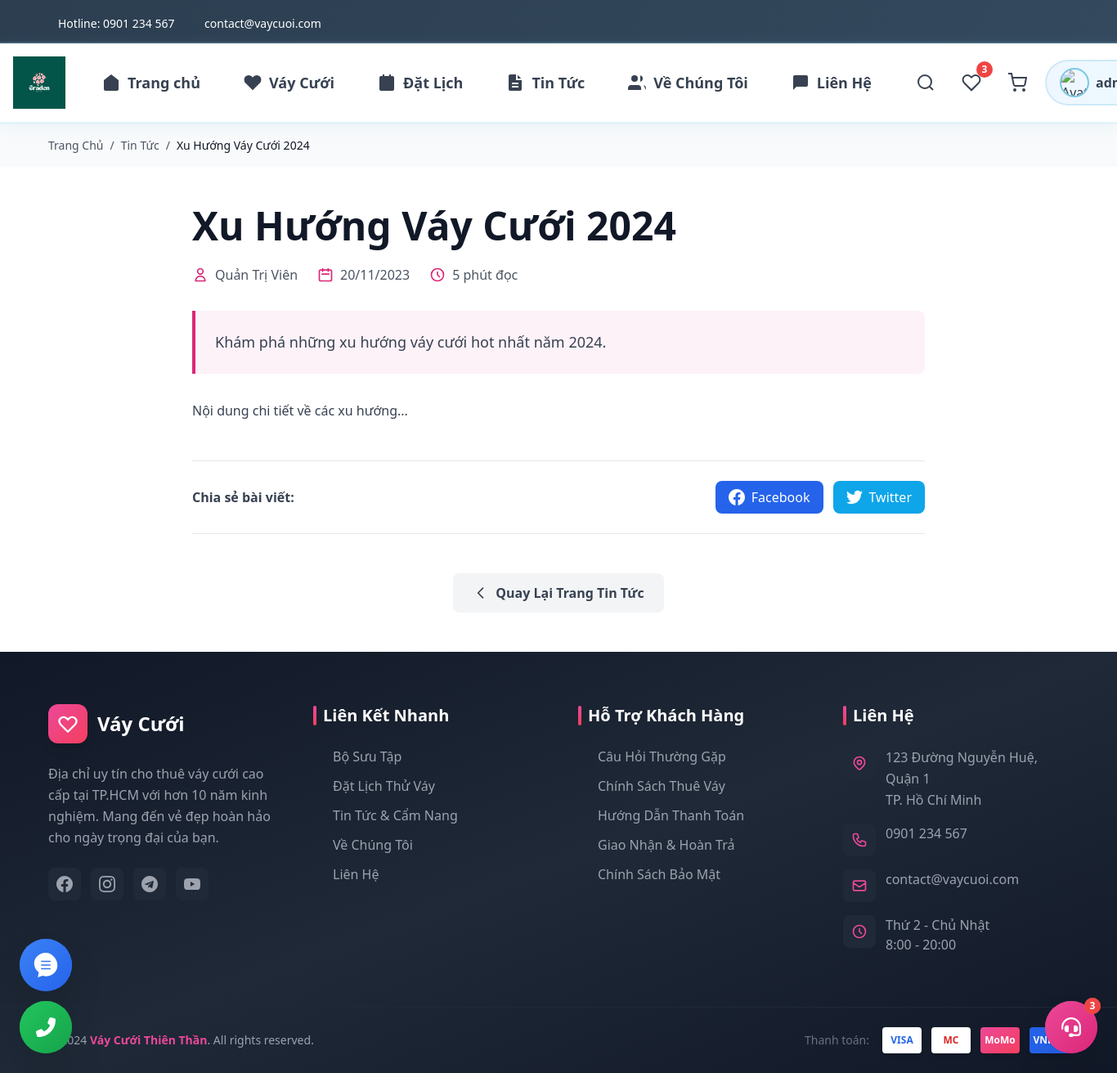
/blog-detail.php?slug=xu-huong-vay-cuoi-2024 (signed in), run on the app's committed database.
### tables this page shows
CREATE TABLE tin_tuc_cuoi_hoi (
   id BIGINT AUTO_INCREMENT PRIMARY KEY,
   admin_id INT NULL,
   title VARCHAR(300) NOT NULL,
   slug VARCHAR(300) NOT NULL UNIQUE,
   summary TEXT,
   content LONGTEXT,
   cover_image VARCHAR(1024),
   published_at DATETIME NULL,
   status ENUM('draft','published','archived') DEFAULT 'draft',
   created_at TIMESTAMP DEFAULT CURRENT_TIMESTAMP,
   FOREIGN KEY (admin_id) REFERENCES admin(id) ON DELETE SET NULL,
   INDEX idx_status_pub (status, published_at)  
);

### includes/config.php (called while the page is built, shortened)
<?php
function sanitizeInput($data) {
    $data = trim($data);
    $data = stripslashes($data);
    $data = htmlspecialchars($data);
    return $data;
}
?>

### blog-detail.php (the view, shortened to what this page needs)
<?php
require_once 'includes/config.php';
$slug = isset($_GET['slug']) ? sanitizeInput($_GET['slug']) : '';
$sql = "SELECT t.*, a.full_name as author_name
        FROM tin_tuc_cuoi_hoi t
        LEFT JOIN admin a ON t.admin_id = a.id
        WHERE t.slug = ? AND t.status = 'published'";
$stmt = $conn->prepare($sql);
$stmt->bind_param("s", $slug);
$stmt->execute();
$result = $stmt->get_result();
$post = $result->fetch_assoc();
require_once 'includes/header.php';
?>
<div class="bg-gray-50 py-4">
    <div class="container mx-auto px-4">
        <nav class="flex text-sm text-gray-600">
            <a href="index.php" class="hover:text-pink-600 transition">Trang Chủ</a>
            <span class="mx-2">/</span>
            <a href="blog.php" class="hover:text-pink-600 transition">Tin Tức</a>
            <span class="mx-2">/</span>
            <span class="text-gray-900 truncate"><?php echo htmlspecialchars($post['title']); ?></span>
        </nav>
    </div>
</div>
<article class="py-12 bg-white">
    <div class="container mx-auto px-4">
        <div class="max-w-4xl mx-auto">
            <header class="mb-8">
                <h1 class="text-4xl md:text-5xl font-bold text-gray-900 mb-6 leading-tight">
                    <?php echo htmlspecialchars($post['title']); ?>
                </h1>
                <div class="flex flex-wrap items-center gap-6 text-gray-600 mb-8">
                    <div class="flex items-center gap-2">
                        <svg class="w-5 h-5 text-pink-600" fill="none" stroke="currentColor" viewBox="0 0 24 24">
                            <path stroke-linecap="round" stroke-linejoin="round" stroke-width="2" d="M16 7a4 4 0 11-8 0 4 4 0 018 0zM12 14a7 7 0 00-7 7h14a7 7 0 00-7-7z"/>
                        </svg>
                        <span><?php echo htmlspecialchars($post['author_name'] ?: 'Admin'); ?></span>
                    </div>
                    <div class="flex items-center gap-2">
                        <svg class="w-5 h-5 text-pink-600" fill="none" stroke="currentColor" viewBox="0 0 24 24">
                            <path stroke-linecap="round" stroke-linejoin="round" stroke-width="2" d="M8 7V3m8 4V3m-9 8h10M5 21h14a2 2 0 002-2V7a2 2 0 00-2-2H5a2 2 0 00-2 2v12a2 2 0 002 2z"/>
                        </svg>
                        <span><?php echo date('d/m/Y', strtotime($post['published_at'])); ?></span>
                    </div>
                    <div class="flex items-center gap-2">
                        <svg class="w-5 h-5 text-pink-600" fill="none" stroke="currentColor" viewBox="0 0 24 24">
                            <path stroke-linecap="round" stroke-linejoin="round" stroke-width="2" d="M12 8v4l3 3m6-3a9 9 0 11-18 0 9 9 0 0118 0z"/>
                        </svg>
                        <span>5 phút đọc</span>
                    </div>
                </div>
                <?php if ($post['summary']): ?>
                <div class="bg-pink-50 border-l-4 border-pink-600 p-6 rounded-r-lg mb-8">
                    <p class="text-lg text-gray-700 leading-relaxed">
                        <?php echo htmlspecialchars($post['summary']); ?>
                    </p>
                </div>
                <?php endif; ?>
            </header>
            <div class="prose prose-lg max-w-none mb-12">
                <div class="text-gray-700 leading-relaxed space-y-4">
                    <?php echo nl2br($post['content']); ?>
                </div>
            </div>
            <div class="border-t border-b border-gray-200 py-6 mb-12">
                <div class="flex items-center justify-between flex-wrap gap-4">
                    <span class="text-gray-700 font-semibold">Chia sẻ bài viết:</span>
                    <div class="flex gap-3">
                        <a href="https://www.facebook.com/sharer/sharer.php?u=<?php echo urlencode(SITE_URL . '/blog-detail.php?slug=' . $post['slug']); ?>"
                           target="_blank"
                           class="flex items-center gap-2 px-4 py-2 bg-blue-600 text-white rounded-lg hover:bg-blue-700 transition">
                            Facebook
                        </a>
                        <a href="https://twitter.com/intent/tweet?url=<?php echo urlencode(SITE_URL . '/blog-detail.php?slug=' . $post['slug']); ?>&text=<?php echo urlencode($post['title']); ?>"
                           target="_blank"
                           class="flex items-center gap-2 px-4 py-2 bg-sky-500 text-white rounded-lg hover:bg-sky-600 transition">
                            Twitter
                        </a>
                    </div>
                </div>
            </div>
            <div class="text-center">
                <a href="blog.php"
                   class="inline-flex items-center gap-2 px-6 py-3 bg-gray-100 text-gray-700 rounded-lg hover:bg-gray-200 transition font-semibold">
                    <svg class="w-5 h-5" fill="none" stroke="currentColor" viewBox="0 0 24 24">
                        <path stroke-linecap="round" stroke-linejoin="round" stroke-width="2" d="M15 19l-7-7 7-7"/>
                    </svg>
                    Quay Lại Trang Tin Tức
                </a>
            </div>
        </div>
    </div>
</article>
<?php require_once 'includes/footer.php'; ?>

### assets/css/style.css (style rules this page uses)
* { margin: 0; padding: 0; box-sizing: border-box; }
:root { --primary-color: #7ec8e3; --secondary-color: #d4f1f9; --accent-color: #5ab8d9; --text-dark: #2c3e50; --text-light: #6c757d; --border-color: #d4e9f0; --bg-light: #f0f9fc; --white: #ffffff; --success: #5cb85c; --danger: #d9534f; --shadow: 0 2px 15px rgba(126, 200, 227, 0.15); --shadow-hover: 0 5px 25px rgba(126, 200, 227, 0.25); }
body { font-family: 'Segoe UI', Tahoma, Geneva, Verdana, sans-serif; color: var(--text-dark); line-height: 1.6; background: #e8f6fa; }
a { text-decoration: none; color: inherit; transition: all 0.3s ease; }
.container { max-width: 1200px; margin: 0 auto; padding: 0 20px; }
body { padding-top: 0; }
.main-content > *:first-child { margin-top: 0; }
.text-center { text-align: center; }

### data on the page
tin_tuc_cuoi_hoi: title "Xu Hướng Váy Cưới 2024", admin.full_name "Quản Trị Viên", published_at "20/11/2023", summary "Khám phá những xu hướng váy cưới hot nhất năm 2024.", content "Nội dung chi tiết về các xu hướng..."

### other printed values
$_SESSION['user_name'] "admin_mana…"
SITE_NAME "Váy Cưới Thiên Thần"
